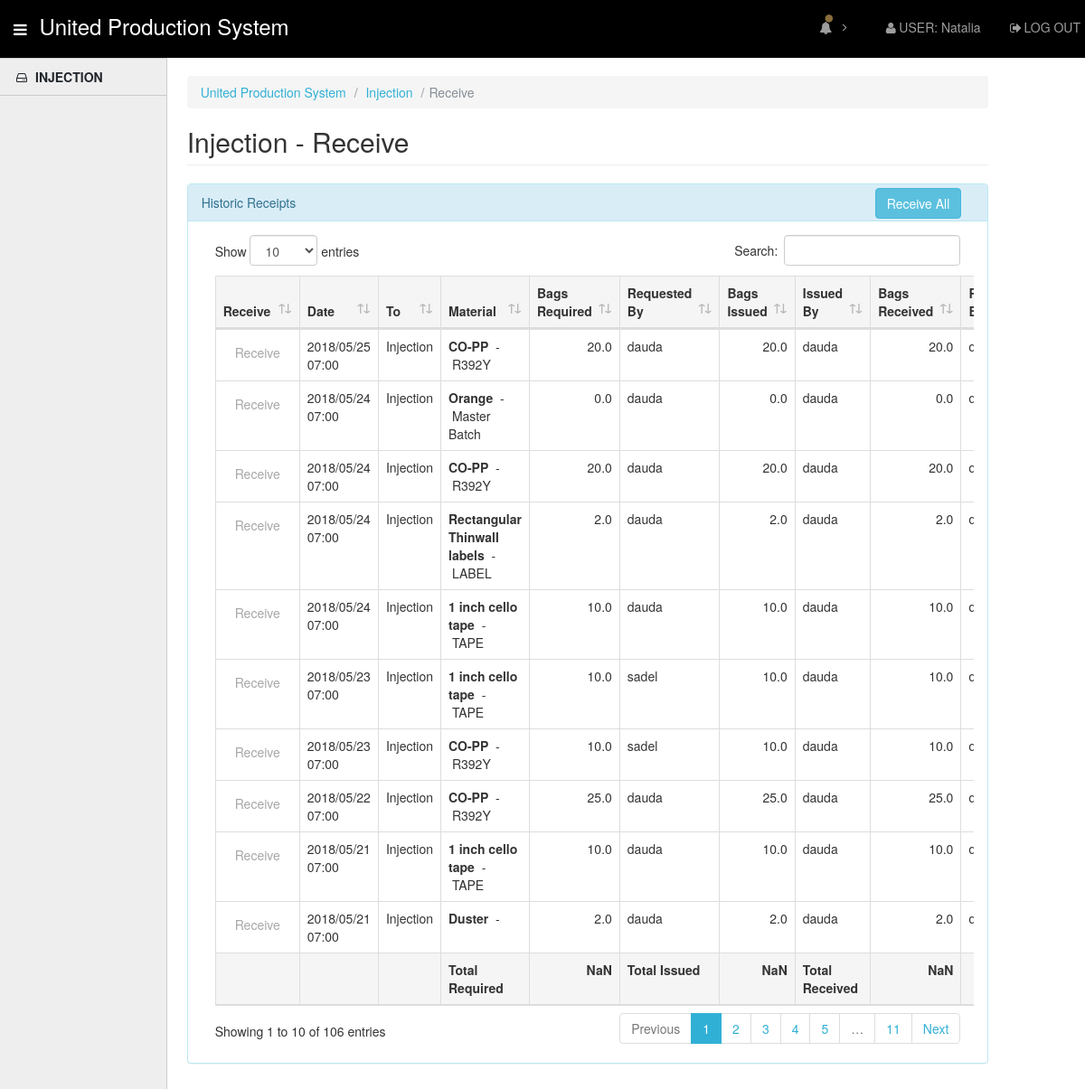
The page /injection/receive.php (signed in) on the database its author committed.
### tables this page shows
CREATE TABLE `stock_materials_transfers` (
  `stock_materials_transfers_id` int(11) NOT NULL AUTO_INCREMENT,
  `machine_from` int(11) NOT NULL,
  `machine_to` int(11) NOT NULL,
  `material_id` int(11) NOT NULL,
  `date_required` datetime NOT NULL,
  `bags_required` double(10,2) NOT NULL,
  `bags_approved` double(10,2) DEFAULT NULL,
  `bags_issued` double(10,2) DEFAULT NULL,
  `bags_receipt` double(10,2) DEFAULT NULL,
  `user_id_required` int(11) NOT NULL,
  `user_id_approved` int(11) DEFAULT NULL,
  `user_id_issued` int(11) DEFAULT NULL,
  `user_id_receipt` int(11) DEFAULT NULL,
  `status_transfer` tinyint(1) NOT NULL DEFAULT '0',
  `remarks_approved` varchar(255) DEFAULT NULL,
  `remarks_issued` varchar(255) DEFAULT NULL,
  PRIMARY KEY (`stock_materials_transfers_id`),
  KEY `material_id` (`material_id`),
  KEY `user_id_required` (`user_id_required`),
  KEY `user_id_approved` (`user_id_approved`),
  KEY `user_id_issued` (`user_id_issued`),
  KEY `user_id_receipt` (`user_id_receipt`),
  KEY `stock_materials_transfers_ibfk_3_idx` (`machine_to`),
  KEY `stock_materials_transfers_ibfk_2_idx` (`machine_from`),
  CONSTRAINT `stock_materials_transfers_ibfk_1` FOREIGN KEY (`material_id`) REFERENCES `materials` (`material_id`),
  CONSTRAINT `stock_materials_transfers_ibfk_2` FOREIGN KEY (`machine_from`) REFERENCES `machines` (`machine_id`),
  CONSTRAINT `stock_materials_transfers_ibfk_3` FOREIGN KEY (`machine_to`) REFERENCES `machines` (`machine_id`),
  CONSTRAINT `stock_materials_transfers_ibfk_4` FOREIGN KEY (`user_id_required`) REFERENCES `users` (`user_id`),
  CONSTRAINT `stock_materials_transfers_ibfk_5` FOREIGN KEY (`user_id_approved`) REFERENCES `users` (`user_id`),
  CONSTRAINT `stock_materials_transfers_ibfk_6` FOREIGN KEY (`user_id_issued`) REFERENCES `users` (`user_id`),
  CONSTRAINT `stock_materials_transfers_ibfk_7` FOREIGN KEY (`user_id_receipt`) REFERENCES `users` (`user_id`)
);

CREATE TABLE `machines` (
  `machine_id` int(11) NOT NULL AUTO_INCREMENT,
  `machine_name` varchar(150) NOT NULL,
  `location_id` int(11) NOT NULL,
  `size` tinyint(1) DEFAULT NULL,
  PRIMARY KEY (`machine_id`),
  KEY `location_id` (`location_id`),
  CONSTRAINT `machines_ibfk_1` FOREIGN KEY (`location_id`) REFERENCES `locations` (`location_id`)
);

CREATE TABLE `materials` (
  `material_id` int(11) NOT NULL AUTO_INCREMENT,
  `material_name` varchar(150) NOT NULL,
  `material_grade` varchar(150) DEFAULT NULL,
  `kgs_bag` double(10,2) NOT NULL DEFAULT '0.00',
  `color` tinyint(1) NOT NULL DEFAULT '0',
  `sacks` tinyint(1) NOT NULL DEFAULT '0',
  `multilayer` tinyint(1) NOT NULL DEFAULT '0',
  `printing` tinyint(1) NOT NULL DEFAULT '0',
  `injection` tinyint(1) NOT NULL DEFAULT '0',
  `macchi` tinyint(1) NOT NULL DEFAULT '0',
  `packing` tinyint(1) NOT NULL DEFAULT '0',
  `manufacturer` varchar(150) DEFAULT NULL,
  `master_batch` tinyint(1) NOT NULL DEFAULT '0',
  `material` tinyint(1) NOT NULL DEFAULT '0',
  `consumables` tinyint(1) NOT NULL DEFAULT '0',
  `semifinished` tinyint(1) NOT NULL DEFAULT '0',
  `finished` tinyint(1) NOT NULL DEFAULT '0',
  `pvccones` varchar(45) NOT NULL DEFAULT '0',
  PRIMARY KEY (`material_id`),
  UNIQUE KEY `unique_material` (`material_name`,`material_grade`)
);

CREATE TABLE `users` (
  `user_id` int(11) NOT NULL AUTO_INCREMENT,
  `username` varchar(150) NOT NULL,
  `password` varchar(150) NOT NULL,
  `admin` tinyint(1) NOT NULL DEFAULT '0',
  `warehouse_purchases` tinyint(1) NOT NULL DEFAULT '0',
  `warehouse_approve` tinyint(1) NOT NULL DEFAULT '0',
  `warehouse_issue` tinyint(1) NOT NULL DEFAULT '0',
  `warehouse_stock` tinyint(1) NOT NULL DEFAULT '0',
  `warehouse_reports` tinyint(1) NOT NULL DEFAULT '0',
  `settings` tinyint(1) NOT NULL DEFAULT '0',
  PRIMARY KEY (`user_id`),
  UNIQUE KEY `username_UNIQUE` (`username`)
);

### inc/class.stock.inc.php (the view, shortened to what this page needs)
<?php
class Stock
{
	private $_db;
	public function __construct($db=NULL)
	{
		if(is_object($db))
		{
			$this->_db = $db;
		}
		else
		{
			$dsn = "mysql:host=".DB_HOST.";dbname=".DB_NAME;
			$this->_db = new PDO($dsn, DB_USER, DB_PASS);
		}
	}
    public function stockReceipts($to)
    {
		$sql = "SELECT stock_materials_transfers_id, from_table.machine_name AS from_t, to_table.machine_name AS to_t,
                    material_name, material_grade, DATE_FORMAT(`stock_materials_transfers`.`date_required`, '%Y/%m/%d %H:%i') AS date_t,
                    `stock_materials_transfers`.`bags_required`, `stock_materials_transfers`.`bags_issued`, `stock_materials_transfers`.`bags_receipt`,
                    u_required.username AS urequired ,u_issued.username AS uissued, u_receipt.username AS ureceipt ,`stock_materials_transfers`.`status_transfer`
                FROM stock_materials_transfers NATURAL JOIN materials
                    INNER JOIN users u_required ON stock_materials_transfers.user_id_required = u_required.user_id
                    INNER JOIN users u_issued ON stock_materials_transfers.user_id_issued = u_issued.user_id
                    LEFT JOIN users u_receipt ON stock_materials_transfers.user_id_receipt = u_receipt.user_id
                    INNER JOIN machines from_table ON stock_materials_transfers.machine_from = from_table.machine_id
                    INNER JOIN machines to_table ON stock_materials_transfers.machine_to = to_table.machine_id AND to_table.location_id =  ". $to ."
				WHERE (( MONTH(date_required) >= MONTH(CURRENT_DATE())-1 AND YEAR(date_required) = YEAR(CURRENT_DATE())) OR status_transfer = 2)
               ORDER BY status_transfer, `date_required` DESC;";
        if($stmt = $this->_db->prepare($sql))
        {
            $stmt->execute();
            while($row = $stmt->fetch())
            {
                $ID = $row['stock_materials_transfers_id'];
                $DATE = $row['date_t'];
                $RECEIVEDBY = $row['ureceipt'];
                $ISSUEDBY = $row['uissued'];
                $FROM = $row['from_t'];
                $TO = $row['to_t'];
                $REQUESTEDBY = $row['urequired'];
                $MATERIAL = $row['material_name'];
                $GRADE = $row['material_grade'];
                $BAGSRE = $row['bags_required'];
                $BAGSIS = $row['bags_issued'];
                $BAGSREC = $row['bags_receipt'];
                $STATUS = "";
                $disabled = '" data-toggle="modal" data-target="#modal1"   onclick="receive(\''. $ID .'\',\''. $DATE .'\',\''. $FROM.'\',\''. $TO .'\',\''. $MATERIAL.'\',\''. $GRADE .'\',\''. $BAGSIS.'\')"';
                if($row['status_transfer']==0)
                {
                    $STATUS = "<p class='text-muted'>Requested</p>";
                }
                else if($row['status_transfer']==1)
                {
                    $STATUS = "<p class='text-warning'>Approved</p>";
                }
                else if($row['status_transfer']==2)
                {
                    $STATUS = "<p class='text-info'>Issued</p>";
                }
                else if($row['status_transfer']==3)
                {
                    $STATUS = "<b class='text-success'> Received </b>";
                    $disabled = ' disabled" ';
                }
                echo '<tr>
                        <td><button class="btn btn-link'. $disabled .'">Receive</button></td>
                        <td>'. $DATE .'</td>
                        <td>'. $TO .'</td>
                        <td><b>'. $MATERIAL .'</b>&nbsp - &nbsp'. $GRADE .'</td>
                        <td class="text-right">'. number_format((float) $BAGSRE,1,'.',',') .'</td>
                        <td>'. $REQUESTEDBY .'</td>
                        <td class="text-right">'. number_format((float) $BAGSIS,1,'.',',') .'</td>
                        <td>'. $ISSUEDBY .'</td>
                        <td class="text-right">'. number_format((float) $BAGSREC,1,'.',',') .'</td>
                        <td>'. $RECEIVEDBY .'</td>
                        <td>'. $STATUS .'</td>
                    </tr>';
                }
        }
        else
        {
            echo "<tr>
                    <td>Something went wrong.</td>
                    <td>$db->errorInfo</td>
                    <td></td>
                </tr>";
        }
    }
}

### header.php (shortened to what this page needs)
<?php
     if(empty($_SESSION['LoggedIn']) && empty($_SESSION['Username'])):
         echo "<meta http-equiv='refresh' content='0;/logIn.php'>";
        exit;
    else:
?>
	<!DOCTYPE html>
	<html lang="en">
	<head>
		<link href="/assets/css/bootstrap.min.css" rel="stylesheet">
		<link href="/assets/font-awesome/css/font-awesome.min.css" rel="stylesheet">
		<link href="/assets/css/style.css" rel="stylesheet">
		<link href="/assets/css/bootstrap-datetimepicker.min.css" rel="stylesheet">
		<link href="/assets/datatables/dataTables.bootstrap4.css" rel="stylesheet">
	</head>
	<body>
		<nav id="header" class="navbar navbar-inverse navbar-fixed-top">
			<div class="container-fluid">
				<div class="navbar-header">
					<div id="sidebar-toggle-button">
						<i class="fa fa-bars" aria-hidden="true"></i>
					</div>
					<div class="brand">
						<a href="/index.php">
							United Production System
						</a>
					</div>
				</div>
				<div class="collapse navbar-collapse">
					<ul class="nav navbar-nav navbar-right">
						<li class="nav-item dropdown">
							<a class="nav-link dropdown-toggle mr-lg-2" id="alertsDropdown" href="#" data-toggle="dropdown" aria-haspopup="true" aria-expanded="false">
            <i class="fa fa-fw fa-bell"></i>
            <span class="indicator text-warning d-none d-lg-block">
              <i class="fa fa-fw fa-circle"></i>
            </span>
          </a>
						</li>
						<li>
							<a>	<i class="fa fa-user fa-fw" aria-hidden="true"></i><span>USER: <?php echo $_SESSION['Username'] ?></span></a>
						</li>
						<li><a data-toggle="modal" data-target="#exampleModal"><i class="fa fa-sign-out fa-fw" aria-hidden="true"></i><span>LOG OUT</span></a></li>
					</ul>
				</div>
			</div>
		</nav>
		<?php
    endif;
?>

### injection/sidebar.php (shortened to what this page needs)
<div id="sidebar" class="sidebar-toggle">
	<ul class="nav nav-sidebar">
		<li role="separator" class="divider"></li>
					<li data-toggle="collapse" href="#submenu" aria-expanded="true" aria-controls="submenu">
						<a href="#">
							<i class="fa fa-hdd-o fa-fw" aria-hidden="true"></i><span>INJECTION</span>
						</a>
					</li>
					<li role="separator" class="divider"></li>
	</ul>
</div>

### content.php
<div id="page-content-wrapper" class="page-content-toggle">
    <div class="container-fluid">
        <div class="row">
            <div id="content" class="col-lg-10 col-xs-offset-1 ">

### injection/receive.php (shortened to what this page needs)
<?php
    include_once "../header.php";
    include_once "sidebar.php";
    include_once "../content.php";
    include_once "../inc/class.stock.inc.php";
    $stock = new Stock($db);
?>
    <ol class="breadcrumb">
        <li class="breadcrumb-item">
            <a href="../index.php">United Production System</a>
        </li>
        <li class="breadcrumb-item">
            <a href="process.php">Injection</a>
        </li>
        <li class="breadcrumb-item active">Receive</li>
    </ol>
    <h2>Injection - Receive</h2>
	<form class="form" method="post" action="<?php echo htmlspecialchars($_SERVER["PHP_SELF"]);?>">
 		<input type="submit" id="approveAll" name="approveAll" class="btn btn-info pull-right" style="margin-top:5px;margin-right:30px;" value="Receive All">
     </form>
        <div class="panel panel-info">
            <div class="panel-heading"> Historic Receipts </div>
            <div class="panel-body">
                <div class="table-responsive">
                    <table class="table table-bordered table-hover" id="dataTable" width="100%" cellspacing="0">
                        <thead>
                            <tr class="active">
                                <th>Receive</th>
                                <th>Date</th>
                                <th>To</th>
                                <th>Material</th>
                                <th>Bags Required</th>
                                <th>Requested By</th>
                                <th>Bags Issued</th>
                                <th>Issued By</th>
                                <th>Bags Received</th>
                                <th>Received By</th>
                            </tr>
                        </thead>
						<tfoot>
							<tr class="active">
								<th></th>
								<th></th>
								<th></th>
								<th>Total Required</th>
								<th style="text-align:right"></th>
								<th>Total Issued</th>
								<th style="text-align:right"></th>
								<th>Total Received</th>
								<th style="text-align:right"></th>
								<th></th>
							</tr>
						</tfoot>
                        <tbody>
                            <?php
    $stock->stockReceipts(6);
?>
                        </tbody>
                    </table>
                </div>
            </div>
        </div>
    <?php
    include_once '../footer.php';
?>

### footer.php (shortened to what this page needs)
                </div>
            </div>
        </div>
    </div>
  </body>
</html>

### assets/css/style.css (style rules this page uses)
.table-responsive { display: block; width: 100%; overflow-x: auto; -webkit-overflow-scrolling: touch; -ms-overflow-style: -ms-autohiding-scrollbar; }
.navbar-nav > .nav-item.dropdown > .nav-link { position: relative; min-width: 45px; }
.navbar-nav > .nav-item.dropdown > .nav-link:after { float: right; width: auto; content: '\f105'; border: none; font-family: 'FontAwesome'; }
.navbar-nav > .nav-item.dropdown > .nav-link .indicator { position: absolute; top: 5px; left: 21px; font-size: 10px; }
@media (min-width: 992px) { .navbar-nav > .nav-item.dropdown > .nav-link { min-width: 0; } }
@media (min-width: 992px) { .navbar-nav > .nav-item.dropdown > .nav-link:after { width: 24px; text-align: center; } }
.btn-link.disabled { color: #777; }
.breadcrumb-item + .breadcrumb-item::before { display: inline-block; padding-right: .5rem; padding-left: .5rem; color: #868e96; content: "/" }
.breadcrumb-item.active { color: #868e96 }
.divider { background-color: #d8d5d5; height: 1px; margin: 5px 15px; overflow: hidden; }
.breadcrumb { margin-top: 2rem; }
html { min-height: 100%; position: relative; }
body { font-family: "Helvetica Neue", Helvetica, Arial, sans-serif; font-size: 14px; padding-top: 64px; padding-bottom: 30px; }
h2 { margin-bottom: 20px; padding-bottom: 9px; border-bottom: 1px solid #eee; }
#header { background-color: #000; border-color: #000; height: 64px; margin-bottom: 0; position: fixed; }
#header .container-fluid { padding: 5px; }
#header .container-fluid > .navbar-header { margin: 0; }
#header #sidebar-toggle-button { color: #fff; cursor: pointer; display: inline-block; font-size: 17px; margin: 0 4px; padding: 12px 6px; }
#header .brand { color: #fff; display: inline-block; font-size: 24px; line-height: 1; padding: 12px 16px 12px 0; }
#header .brand a { color: #fff; text-decoration: none; }
#sidebar { background-color: #eee; border-right: 1px solid #ccc; bottom: 0; display: block; left: 0; overflow-x: hidden; overflow-y: auto; padding: 0; position: fixed; top: 64px; width: 185px; z-index: 1000; }
#sidebar > ul.nav { padding-bottom: 24px; }
#sidebar > ul.nav > li { margin: 0; }
#sidebar > ul.nav > li > a { color: #20252b; font-size: 14px; font-weight: 700; }
#sidebar > ul.nav > li > a > span { margin-left: 6px; }
#sidebar > ul.nav > li.divider { background-color: #ccc; height: 1px; margin: 0; overflow: hidden; }
.sidebar-toggle { display: none !important; }
.page-content-toggle { margin-left: inherit !important; }
@media (min-width: 776px) { #sidebar { display: none; } }
@media (min-width: 776px) { .sidebar-toggle { display: block !important; } }
@media (min-width: 776px) { .page-content-toggle { margin-left: 100px !important; } }
.dropdown { position: relative; display: inline-block; }

### rows shown on the page
stock_materials_transfers: DATE "2018/05/25 07:00", machine_to.machine_name "Injection", material.material_name "CO-PP", material.material_grade "R392Y", bags_required "20.0", user_id_required.username "dauda", bags_issued "20.0", bags_receipt "20.0"
stock_materials_transfers: DATE "2018/05/24 07:00", machine_to.machine_name "Injection", material.material_name "Orange", material.material_grade "Master Batch", bags_required "0.0", user_id_required.username "dauda", bags_issued "0.0", bags_receipt "0.0"
stock_materials_transfers: DATE "2018/05/24 07:00", machine_to.machine_name "Injection", material.material_name "CO-PP", material.material_grade "R392Y", bags_required "20.0", user_id_required.username "dauda", bags_issued "20.0", bags_receipt "20.0"
stock_materials_transfers: DATE "2018/05/24 07:00", machine_to.machine_name "Injection", material.material_name "Rectangular Thinwall labels", material.material_grade "LABEL", bags_required "2.0", user_id_required.username "dauda", bags_issued "2.0", bags_receipt "2.0"
stock_materials_transfers: DATE "2018/05/24 07:00", machine_to.machine_name "Injection", material.material_name "1 inch cello tape", material.material_grade "TAPE", bags_required "10.0", user_id_required.username "dauda", bags_issued "10.0", bags_receipt "10.0"
stock_materials_transfers: DATE "2018/05/23 07:00", machine_to.machine_name "Injection", material.material_name "1 inch cello tape", material.material_grade "TAPE", bags_required "10.0", user_id_required.username "sadel", bags_issued "10.0", user_id_approved.username "dauda", bags_receipt "10.0"
stock_materials_transfers: DATE "2018/05/23 07:00", machine_to.machine_name "Injection", material.material_name "CO-PP", material.material_grade "R392Y", bags_required "10.0", user_id_required.username "sadel", bags_issued "10.0", user_id_approved.username "dauda", bags_receipt "10.0"
stock_materials_transfers: DATE "2018/05/22 07:00", machine_to.machine_name "Injection", material.material_name "CO-PP", material.material_grade "R392Y", bags_required "25.0", user_id_required.username "dauda", bags_issued "25.0", bags_receipt "25.0"
stock_materials_transfers: DATE "2018/05/21 07:00", machine_to.machine_name "Injection", material.material_name "1 inch cello tape", material.material_grade "TAPE", bags_required "10.0", user_id_required.username "dauda", bags_issued "10.0", bags_receipt "10.0"
stock_materials_transfers: DATE "2018/05/21 07:00", machine_to.machine_name "Injection", material.material_name "Duster", bags_required "2.0", user_id_required.username "dauda", bags_issued "2.0", bags_receipt "2.0"

### other values the page prints
$_SESSION['Username'] "Natalia"
